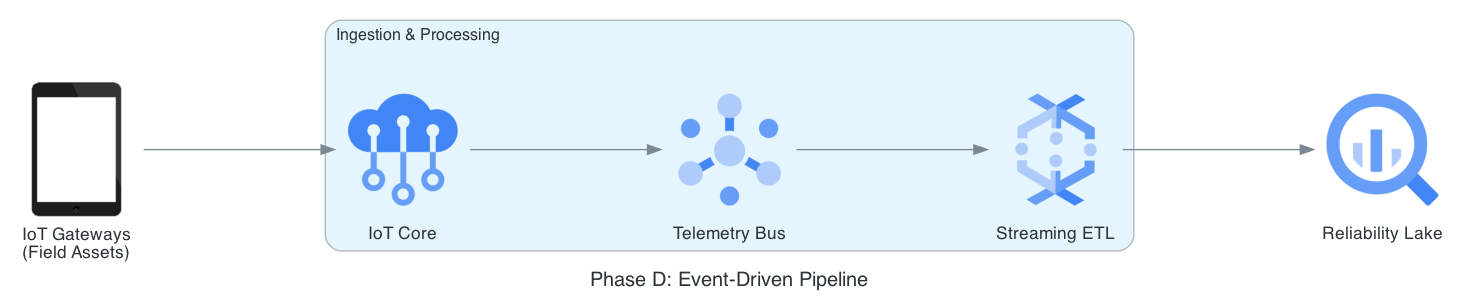

The Python source for this figure:
from diagrams import Diagram, Cluster, Edge
from diagrams.gcp.analytics import Pubsub, Dataflow, BigQuery
from diagrams.gcp.iot import IotCore
from diagrams.generic.device import Tablet

graph_attr = {
    "pad": "0.1",
    "nodesep": "1.2",
    "ranksep": "2.0",
    "bgcolor": "transparent"
}

with Diagram(
    "Phase D: Event-Driven Pipeline", 
    show=False, 
    filename="asset_event_pipeline", 
    direction="LR", 
    graph_attr=graph_attr
):
    gateways = Tablet("IoT Gateways\n(Field Assets)")
    
    with Cluster("Ingestion & Processing"):
        ingress = IotCore("IoT Core")
        bus = Pubsub("Telemetry Bus")
        stream = Dataflow("Streaming ETL")
        
    warehouse = BigQuery("Reliability Lake")

    gateways >> ingress >> bus >> stream >> warehouse
